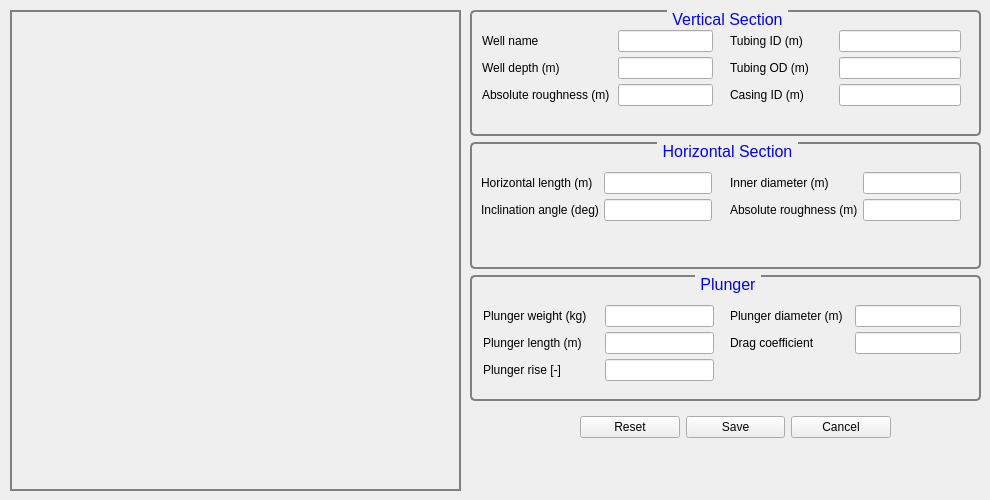
           <widget class="QWidget" name="tabWell">
            <attribute name="title">
             <string>Well Geometry</string>
            </attribute>
            <widget class="QLabel" name="label_wellGeometry">
             <property name="geometry">
              <rect>
               <x>10</x>
               <y>10</y>
               <width>451</width>
               <height>481</height>
              </rect>
             </property>
             <property name="styleSheet">
              <string notr="true">border: 2px solid gray;</string>
             </property>
             <property name="text">
              <string/>
             </property>
             <property name="pixmap">
              <pixmap resource="plunger_ico.qrc">:/plunger/icons/plunger_system.png</pixmap>
             </property>
             <property name="scaledContents">
              <bool>true</bool>
             </property>
            </widget>
            <widget class="QWidget" name="layoutWidget">
             <property name="geometry">
              <rect>
               <x>470</x>
               <y>10</y>
               <width>511</width>
               <height>391</height>
              </rect>
             </property>
             <layout class="QVBoxLayout" name="verticalLayout_2">
              <item>
               <layout class="QVBoxLayout" name="verticalLayout">
                <item>
                 <widget class="QGroupBox" name="groupBox_vertical">
                  <property name="font">
                   <font>
                    <pointsize>12</pointsize>
                    <italic>false</italic>
                    <bold>false</bold>
                   </font>
                  </property>
                  <property name="styleSheet">
                   <string notr="true">QGroupBox {
    background-color: qlineargradient(x1: 0, y1: 0, x2: 0, y2: 1,
                                      stop: 0 #E0E0E0, stop: 1 #FFFFFF);
    border: 2px solid gray;
    border-radius: 5px;
    margin-top: 1ex; /* leave space at the top for the title */
	font: 12pt;
}

QGroupBox::title {
    subcontrol-origin: margin;
    subcontrol-position: top center; /* position at the top center */
    padding: 0 3px;
    background-color: qlineargradient(x1: 0, y1: 0, x2: 0, y2: 1,
                                      stop: 0 #FFDD00, stop: 1 #FBB034);
	border-radius:2px;
	color:blue;
}</string>
                  </property>
                  <property name="title">
                   <string>Vertical Section</string>
                  </property>
                  <widget class="QWidget" name="formLayoutWidget">
                   <property name="geometry">
                    <rect>
                     <x>12</x>
                     <y>20</y>
                     <width>231</width>
                     <height>81</height>
                    </rect>
                   </property>
                   <layout class="QFormLayout" name="formLayout">
                    <property name="horizontalSpacing">
                     <number>5</number>
                    </property>
                    <property name="verticalSpacing">
                     <number>5</number>
                    </property>
                    <item row="0" column="0">
                     <widget class="QLabel" name="label_wellName">
                      <property name="text">
                       <string>Well name</string>
                      </property>
                     </widget>
                    </item>
                    <item row="0" column="1">
                     <widget class="QLineEdit" name="lineEdit_wellName">
                      <property name="maxLength">
                       <number>8</number>
                      </property>
                     </widget>
                    </item>
                    <item row="1" column="0">
                     <widget class="QLabel" name="label_wellDepth">
                      <property name="text">
                       <string>Well depth (m)</string>
                      </property>
                     </widget>
                    </item>
                    <item row="1" column="1">
                     <widget class="QLineEdit" name="lineEdit_wellDepth">
                      <property name="maxLength">
                       <number>8</number>
                      </property>
                     </widget>
                    </item>
                    <item row="2" column="0">
                     <widget class="QLabel" name="label_absoluteRoughness">
                      <property name="text">
                       <string>Absolute roughness (m) </string>
                      </property>
                     </widget>
                    </item>
                    <item row="2" column="1">
                     <widget class="QLineEdit" name="lineEdit_absoluteRoughnessV">
                      <property name="maxLength">
                       <number>8</number>
                      </property>
                     </widget>
                    </item>
                   </layout>
                  </widget>
                  <widget class="QWidget" name="formLayoutWidget_2">
                   <property name="geometry">
                    <rect>
                     <x>260</x>
                     <y>20</y>
                     <width>231</width>
                     <height>81</height>
                    </rect>
                   </property>
                   <layout class="QFormLayout" name="formLayout_2">
                    <property name="horizontalSpacing">
                     <number>5</number>
                    </property>
                    <property name="verticalSpacing">
                     <number>5</number>
                    </property>
                    <item row="0" column="0">
                     <widget class="QLabel" name="label_tubingID">
                      <property name="text">
                       <string>Tubing ID (m)</string>
                      </property>
                     </widget>
                    </item>
                    <item row="0" column="1">
                     <widget class="QLineEdit" name="lineEdit_tubingID">
                      <property name="maxLength">
                       <number>8</number>
                      </property>
                     </widget>
                    </item>
                    <item row="1" column="0">
                     <widget class="QLabel" name="label_tubingOD">
                      <property name="text">
                       <string>Tubing OD (m)</string>
                      </property>
                     </widget>
                    </item>
                    <item row="1" column="1">
                     <widget class="QLineEdit" name="lineEdit_tubingOD">
                      <property name="maxLength">
                       <number>8</number>
                      </property>
                     </widget>
                    </item>
                    <item row="2" column="0">
                     <widget class="QLabel" name="label_casingID">
                      <property name="text">
                       <string>Casing ID (m)         </string>
                      </property>
                     </widget>
                    </item>
                    <item row="2" column="1">
                     <widget class="QLineEdit" name="lineEdit_casingID">
                      <property name="maxLength">
                       <number>8</number>
                      </property>
                     </widget>
                    </item>
                   </layout>
                  </widget>
                 </widget>
                </item>
                <item>
                 <widget class="QGroupBox" name="groupBox_horizontal">
                  <property name="font">
                   <font>
                    <pointsize>12</pointsize>
                    <italic>false</italic>
                    <bold>false</bold>
                   </font>
                  </property>
                  <property name="styleSheet">
                   <string notr="true">QGroupBox {
    background-color: qlineargradient(x1: 0, y1: 0, x2: 0, y2: 1,
                                      stop: 0 #E0E0E0, stop: 1 #FFFFFF);
    border: 2px solid gray;
    border-radius: 5px;
    margin-top: 1ex; /* leave space at the top for the title */
	font: 12pt;
}

QGroupBox::title {
    subcontrol-origin: margin;
    subcontrol-position: top center; /* position at the top center */
    padding: 0 3px;
    background-color: qlineargradient(x1: 0, y1: 0, x2: 0, y2: 1,
                                      stop: 0 #FFDD00, stop: 1 #FBB034);
	border-radius:2px;
	color:blue;
}</string>
                  </property>
                  <property name="title">
                   <string>Horizontal Section</string>
                  </property>
                  <widget class="QWidget" name="formLayoutWidget_4">
                   <property name="geometry">
                    <rect>
                     <x>11</x>
                     <y>30</y>
                     <width>231</width>
                     <height>71</height>
                    </rect>
                   </property>
                   <layout class="QFormLayout" name="formLayout_4">
                    <property name="horizontalSpacing">
                     <number>5</number>
                    </property>
                    <property name="verticalSpacing">
                     <number>5</number>
                    </property>
                    <item row="0" column="0">
                     <widget class="QLabel" name="label_horizontalLength">
                      <property name="text">
                       <string>Horizontal length (m)</string>
                      </property>
                     </widget>
                    </item>
                    <item row="0" column="1">
                     <widget class="QLineEdit" name="lineEdit_horizontalLength">
                      <property name="maxLength">
                       <number>8</number>
                      </property>
                     </widget>
                    </item>
                    <item row="1" column="0">
                     <widget class="QLabel" name="label_inclinationAngle">
                      <property name="text">
                       <string>Inclination angle (deg)</string>
                      </property>
                     </widget>
                    </item>
                    <item row="1" column="1">
                     <widget class="QLineEdit" name="lineEdit_inclinationAngle">
                      <property name="maxLength">
                       <number>8</number>
                      </property>
                     </widget>
                    </item>
                   </layout>
                  </widget>
                  <widget class="QWidget" name="formLayoutWidget_5">
                   <property name="geometry">
                    <rect>
                     <x>260</x>
                     <y>30</y>
                     <width>231</width>
                     <height>71</height>
                    </rect>
                   </property>
                   <layout class="QFormLayout" name="formLayout_5">
                    <property name="horizontalSpacing">
                     <number>5</number>
                    </property>
                    <property name="verticalSpacing">
                     <number>5</number>
                    </property>
                    <item row="0" column="0">
                     <widget class="QLabel" name="label_horizontalAngle">
                      <property name="text">
                       <string>Inner diameter (m)</string>
                      </property>
                     </widget>
                    </item>
                    <item row="0" column="1">
                     <widget class="QLineEdit" name="lineEdit_innerDiameter">
                      <property name="maxLength">
                       <number>8</number>
                      </property>
                     </widget>
                    </item>
                    <item row="1" column="0">
                     <widget class="QLabel" name="label_innerDiameter">
                      <property name="text">
                       <string>Absolute roughness (m)</string>
                      </property>
                     </widget>
                    </item>
                    <item row="1" column="1">
                     <widget class="QLineEdit" name="lineEdit_absoluteRoughnessH">
                      <property name="maxLength">
                       <number>8</number>
                      </property>
                     </widget>
                    </item>
                   </layout>
                  </widget>
                 </widget>
                </item>
                <item>
                 <widget class="QGroupBox" name="groupBox_plunger">
                  <property name="font">
                   <font>
                    <pointsize>12</pointsize>
                    <italic>false</italic>
                    <bold>false</bold>
                   </font>
                  </property>
                  <property name="styleSheet">
                   <string notr="true">QGroupBox {
    background-color: qlineargradient(x1: 0, y1: 0, x2: 0, y2: 1,
                                      stop: 0 #E0E0E0, stop: 1 #FFFFFF);
    border: 2px solid gray;
    border-radius: 5px;
    margin-top: 1ex; /* leave space at the top for the title */
	font: 12pt;
}

QGroupBox::title {
    subcontrol-origin: margin;
    subcontrol-position: top center; /* position at the top center */
    padding: 0 3px;
    background-color: qlineargradient(x1: 0, y1: 0, x2: 0, y2: 1,
                                      stop: 0 #FFDD00, stop: 1 #FBB034);
	border-radius:2px;
	color:blue;
}</string>
                  </property>
                  <property name="title">
                   <string>Plunger</string>
                  </property>
                  <widget class="QWidget" name="formLayoutWidget_6">
                   <property name="geometry">
                    <rect>
                     <x>13</x>
                     <y>30</y>
                     <width>231</width>
                     <height>78</height>
                    </rect>
                   </property>
                   <layout class="QFormLayout" name="formLayout_6">
                    <property name="horizontalSpacing">
                     <number>5</number>
                    </property>
                    <property name="verticalSpacing">
                     <number>5</number>
                    </property>
                    <item row="0" column="0">
                     <widget class="QLabel" name="label_plungerWeight">
                      <property name="text">
                       <string>Plunger weight (kg)    </string>
                      </property>
                     </widget>
                    </item>
                    <item row="0" column="1">
                     <widget class="QLineEdit" name="lineEdit_plungerWeight">
                      <property name="maxLength">
                       <number>8</number>
                      </property>
                     </widget>
                    </item>
                    <item row="1" column="0">
                     <widget class="QLabel" name="label_plungerLength">
                      <property name="text">
                       <string>Plunger length (m)</string>
                      </property>
                     </widget>
                    </item>
                    <item row="2" column="0">
                     <widget class="QLabel" name="label_plungerRise">
                      <property name="text">
                       <string>Plunger rise [-]</string>
                      </property>
                     </widget>
                    </item>
                    <item row="1" column="1">
                     <widget class="QLineEdit" name="lineEdit_plungerLength">
                      <property name="maxLength">
                       <number>8</number>
                      </property>
                     </widget>
                    </item>
                    <item row="2" column="1">
                     <widget class="QLineEdit" name="lineEdit_plungerRise">
                      <property name="maxLength">
                       <number>8</number>
                      </property>
                     </widget>
                    </item>
                   </layout>
                  </widget>
                  <widget class="QWidget" name="formLayoutWidget_7">
                   <property name="geometry">
                    <rect>
                     <x>260</x>
                     <y>30</y>
                     <width>231</width>
                     <height>71</height>
                    </rect>
                   </property>
                   <layout class="QFormLayout" name="formLayout_7">
                    <property name="horizontalSpacing">
                     <number>5</number>
                    </property>
                    <property name="verticalSpacing">
                     <number>5</number>
                    </property>
                    <item row="0" column="0">
                     <widget class="QLabel" name="label_plungerDiameter">
                      <property name="text">
                       <string>Plunger diameter (m)  </string>
                      </property>
                     </widget>
                    </item>
                    <item row="0" column="1">
                     <widget class="QLineEdit" name="lineEdit_plungerDiameter">
                      <property name="maxLength">
                       <number>8</number>
                      </property>
                     </widget>
                    </item>
                    <item row="1" column="0">
                     <widget class="QLabel" name="label_plungerDrag">
                      <property name="text">
                       <string>Drag coefficient</string>
                      </property>
                     </widget>
                    </item>
                    <item row="1" column="1">
                     <widget class="QLineEdit" name="lineEdit_plungerDrag">
                      <property name="maxLength">
                       <number>8</number>
                      </property>
                     </widget>
                    </item>
                   </layout>
                  </widget>
                 </widget>
                </item>
               </layout>
              </item>
             </layout>
            </widget>
            <widget class="QWidget" name="layoutWidget">
             <property name="geometry">
              <rect>
               <x>580</x>
               <y>410</y>
               <width>311</width>
               <height>34</height>
              </rect>
             </property>
             <layout class="QHBoxLayout" name="horizontalLayout_6">
              <item>
               <widget class="QPushButton" name="btn_reset_WG">
                <property name="styleSheet">
                 <string notr="true">background-color: qlineargradient(x1: 0, y1: 0, x2: 0, y2: 1,
                                      stop: 0 #f6f7fa, stop: 1 #dadbde);

font: 12pt bold &quot;Arial&quot;;</string>
                </property>
                <property name="text">
                 <string>Reset</string>
                </property>
                <property name="icon">
                 <iconset resource="plunger_ico.qrc">
                  <normaloff>:/plunger/icons/Reset.png</normaloff>:/plunger/icons/Reset.png</iconset>
                </property>
                <property name="iconSize">
                 <size>
                  <width>24</width>
                  <height>24</height>
                 </size>
                </property>
               </widget>
              </item>
              <item>
               <widget class="QPushButton" name="btn_save_WG">
                <property name="styleSheet">
                 <string notr="true">background-color: qlineargradient(x1: 0, y1: 0, x2: 0, y2: 1,
                                      stop: 0 #f6f7fa, stop: 1 #dadbde);

font: 12pt bold &quot;Arial&quot;;</string>
                </property>
                <property name="text">
                 <string>Save</string>
                </property>
                <property name="icon">
                 <iconset resource="plunger_ico.qrc">
                  <normaloff>:/plunger/icons/save.png</normaloff>:/plunger/icons/save.png</iconset>
                </property>
                <property name="iconSize">
                 <size>
                  <width>24</width>
                  <height>24</height>
                 </size>
                </property>
               </widget>
              </item>
              <item>
               <widget class="QPushButton" name="btn_cancel_WG">
                <property name="styleSheet">
                 <string notr="true">background-color: qlineargradient(x1: 0, y1: 0, x2: 0, y2: 1,
                                      stop: 0 #f6f7fa, stop: 1 #dadbde);

font: 12pt bold &quot;Arial&quot;;</string>
                </property>
                <property name="text">
                 <string>Cancel</string>
                </property>
                <property name="icon">
                 <iconset resource="plunger_ico.qrc">
                  <normaloff>:/plunger/icons/stop.png</normaloff>:/plunger/icons/stop.png</iconset>
                </property>
                <property name="iconSize">
                 <size>
                  <width>24</width>
                  <height>24</height>
                 </size>
                </property>
               </widget>
              </item>
             </layout>
            </widget>
           </widget>
